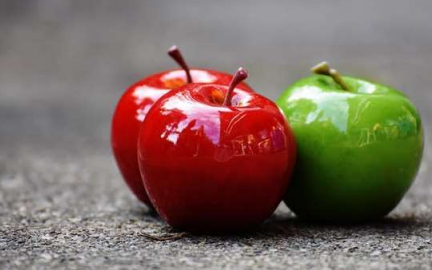
#> input picture apple.png, 432 x 270 px
$ python mediana.py
#> lines starting #> are read from the running program, lines starting #| are printed output that depends on the picture
### dimgprocessing_module.py
# Digital Image Processing Functions Module
# dimgprocessing-module.py

from skimage import io, data, color
from matplotlib import pyplot as plt
import numpy as np
from colorama import Fore, Style


# [89 lines left out: functions RGBtoYIQ, YIQtoRGB, negative, not called in this run]


def show_result_plot(images_dict):

    number_of_images = len(images_dict)
    n_row, n_col = 1, number_of_images

    # PLOT CONFIG
    fig, axs = plt.subplots(
        n_row, n_col, constrained_layout=True)

    if (type(axs) != np.ndarray):
        print(
            f'{Fore.RED}ALERT:{Style.RESET_ALL}'
            ' Exiba pelo menos 2 images (a original e a de saída)'
            ' para visualizar os resultados.')
        exit()

    images_names_list = list(images_dict.keys())

    for i in range(number_of_images):
        image_name = images_names_list[i]
        matrix = images_dict[image_name]

        axs[i].set_title(image_name)
        axs[i].imshow(matrix)

    fig.canvas.manager.set_window_title('Results')
    plt.show()

### mediana.py
from tracemalloc import stop
import numpy as np
import os
from skimage import io, data, color
from dimgprocessing_module import show_result_plot
import sys

# [8 lines of commented-out code are left out]
filename = os.path.join('', 'apple.png')

image = io.imread(filename)
#> image is the input picture: shape (270, 432, 3); mean R, G, B 125.4, 106.8, 96.7

# image = np.array([[[16, 16, 16],
#                    [20, 20, 20],
#                    [10, 10, 10]],

#                   [[4, 4, 4],
#                    [4, 4, 4],
#                    [4, 4, 4]],

#                   [[2, 2, 2],
#                    [8, 8, 8],
#                    [5, 5, 5]]])

if (len(image.shape) != 3):
    print('Binary image')
    image = color.gray2rgb(image)


sobel_mask_horizontal = np.array([
    [-1, -2, -1],
    [0, 0, 0],
    [1, 2, 1]
])

sobel_mask_vertical = np.array([
    [-1, 0, 1],
    [-2, 0, 2],
    [-1, 0, 1]
])

# Filtro Box
box_mask = np.array([[1/9]*3]*3)
# [5 lines of commented-out code are left out]

mask = box_mask


m = mask.shape[0]
n = mask.shape[1]

# A máscara desliza sobre a imagem de entrada

# Calculando a posição do pixel central para aplicar a máscara
initial_i = int((m - 1)/2)
initial_j = int((n - 1)/2)

# print(initial_i, initial_j)
# print(image.shape[0], image.shape[1])

# - primeira linha - ultima linha
num_rows = image.shape[0]
#> num_rows = 270
num_columns = image.shape[1]
#> num_columns = 432
# g = np.empty([num_rows, num_columns])
g = []

for i in range(initial_i, image.shape[0]):
    for j in range(initial_j, image.shape[1]):

        try:

            neighborhood_list = []

            R_neighborhood = []
            G_neighborhood = []
            B_neighborhood = []
            for row in range(-initial_i, initial_i+1, 1):
                for column in range(-initial_j, initial_j+1, 1):

                    pixel_rgb = image[i+row][j+column]
                    [R, G, B] = pixel_rgb

                    R_neighborhood.append(R)
                    G_neighborhood.append(G)
                    B_neighborhood.append(B)

            g.append(
                [round(np.median(R_neighborhood)),
                 round(np.median(G_neighborhood)),
                 round(np.median(B_neighborhood))
                 ])

        except IndexError:
            # print('> sem extensão por zero.')
            continue

        except BaseException as err:
            print(f"Unexpected {err=}, {type(err)=}")
            raise
#> after the loop, g = 115240 items


print(image.shape)
#| (270, 432, 3)

try:
    g_array = np.empty([num_rows - 2*initial_i, num_columns - 2*initial_j, 3])
#> g_array: shape (268, 430, 3) float64; every value is 0
except ValueError:
    print('Máscara maior que a imagem! v = ',
          image.shape, 'mask = ', mask.shape)
    exit()

# print(g)
# print(len(g))
print(g_array.shape)
#| (268, 430, 3)

k = 0
for i in range(g_array.shape[0]):
    for j in range(g_array.shape[1]):
        # print(i, j, k)
        g_array[i][j] = g[k]
        k += 1
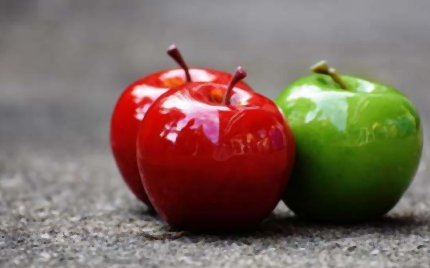
#> g_array: shape (268, 430, 3) float64; mean of channels 0, 1, 2 125.3, 106.4, 96.2; drawn as R, G, B
#> after the loop, k = 115240


# Exibindo os resultados
show_result_plot({
    "Original Image": image,
    # "Box Filter Image": g_array.astype(np.uint8)
    "Median Filter Image": g_array.astype(np.uint8)
})
#> in show_result_plot, `number_of_images = len(images_dict)`: number_of_images = 2
#> in show_result_plot, `n_row, n_col = 1, number_of_images`: n_row = 1; n_col = 2
#> in show_result_plot, `images_names_list = list(images_dict.keys())`: images_names_list = ['Original Image', 'Median Filter Image']
#> the loop in show_result_plot, `for i in range(number_of_images):` made 2 passes
#> in show_result_plot, `plt.show()`:
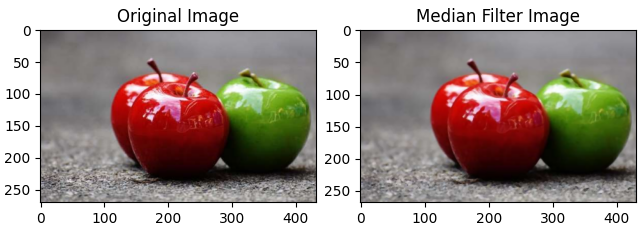
#> figure drawn by matplotlib, 2 panels

$ run again, with yiq-test.png copied over apple.png
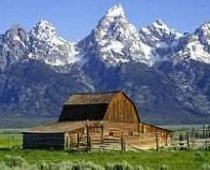
#> input picture yiq-test.png, 210 x 170 px
#> image is the input picture: shape (170, 210, 3); mean R, G, B 103.7, 115.6, 127.3
#> after the loop `for i in range(initial_i, image.shape[0]):`: g = 34944 items
#| (170, 210, 3)
#| (168, 208, 3)
#> after the loop `for i in range(g_array.shape[0]):`:
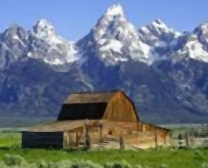
#> g_array: shape (168, 208, 3) float64; mean of channels 0, 1, 2 103.6, 115.2, 127; drawn as R, G, B
#> after the loop `for i in range(g_array.shape[0]):`: k = 34944
#> number_of_images = 2
#> n_row = 1; n_col = 2
#> images_names_list = ['Original Image', 'Median Filter Image']
#> the loop in show_result_plot, `for i in range(number_of_images):` made 2 passes
#> in show_result_plot, `plt.show()`:
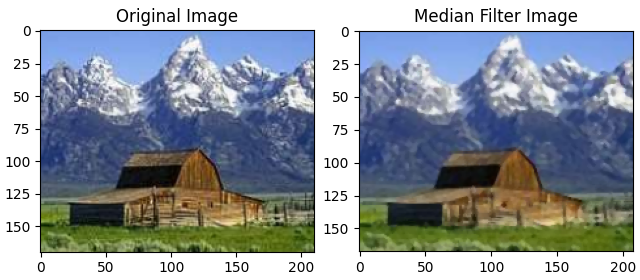
#> figure drawn by matplotlib, 2 panels

$ run again, with correlation_test.png copied over apple.png
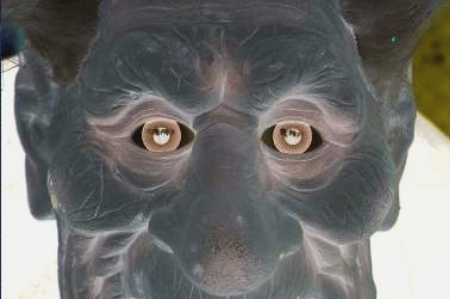
#> input picture correlation_test.png, 450 x 299 px
#> image is the input picture: shape (299, 450, 3); mean R, G, B 111.1, 110.7, 108.5
#> after the loop `for i in range(initial_i, image.shape[0]):`: g = 133056 items
#| (299, 450, 3)
#| (297, 448, 3)
#> after the loop `for i in range(g_array.shape[0]):`: k = 133056
#> number_of_images = 2
#> n_row = 1; n_col = 2
#> images_names_list = ['Original Image', 'Median Filter Image']
#> the loop in show_result_plot, `for i in range(number_of_images):` made 2 passes
#> in show_result_plot, `plt.show()`:
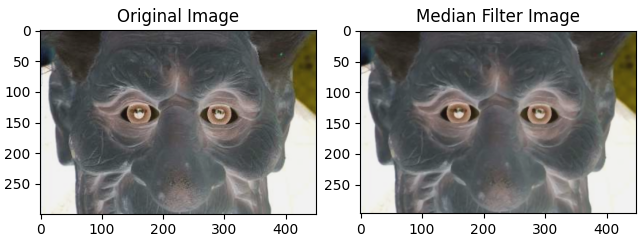
#> figure drawn by matplotlib, 2 panels
